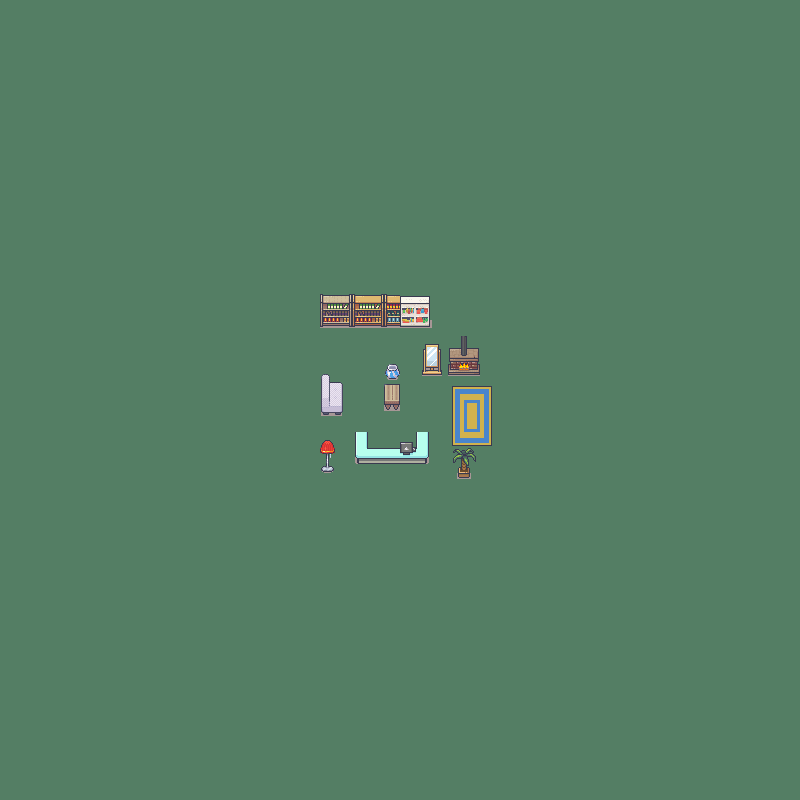

A level layout from a 2D game, rendered from its tile map. Below: a short description, then the map file with tile-grid data replaced by summaries:
An orthogonal 50x50 tile map with 16x16 px tiles, 3 tile layers (Ground, Details, Above), 2 tilesets and 12 objects (player_spawn, level_terminal).

<map version="1.10" tiledversion="1.12.1" orientation="orthogonal" renderorder="right-down" width="50" height="50" tilewidth="16" tileheight="16" infinite="0" nextlayerid="8" nextobjectid="16">
 <tileset firstgid="1" source="../../../shared_assets/tilesets/intro_forest.tsx" />
 <tileset firstgid="391" source="../tilesets/basic-interior.tsx" />
 <layer id="1" name="Ground" width="50" height="50">
  <data>[2500 cells, 2500 non-empty, 1 distinct tile ids]</data>
 </layer>
 <layer id="2" name="Details" width="50" height="50">
  <data>[2500 cells, 32 non-empty, 32 distinct tile ids]</data>
 </layer>
 <layer id="3" name="Above" width="50" height="50">
  <data>[2500 cells, 38 non-empty, 37 distinct tile ids]</data>
 </layer>
 <objectgroup id="4" name="Collision">
  <object id="2" x="320.04" y="294.037" width="109.014" height="32.004" />
  <object id="3" x="451.056" y="351.044" width="30.0038" height="22.0028" />
  <object id="4" x="425.053" y="347.043" width="16.002" height="26.0033" />
  <object id="5" x="388.049" y="369.046" width="9.00113" height="8.001" />
  <object id="6" x="386.048" y="386.048" width="14.0018" height="24.003" />
  <object id="7" x="323.04" y="378.047" width="20.0025" height="34.0043" />
  <object id="8" x="358.045" y="434.054" width="10.0013" height="25.0031" />
  <object id="9" x="369.046" y="449.056" width="59.0074" height="13.0016" />
  <object id="10" x="418.052" y="434.054" width="11.0014" height="16.002" />
  <object id="11" x="320.225" y="441.015" width="14.4947" height="31.6736" />
 </objectgroup>
 <objectgroup id="5" name="Spawn">
  <object id="12" name="player_spawn" x="359.415" y="344.115">
   <point />
  </object>
 </objectgroup>
 <objectgroup id="6" name="Interactions">
  <object id="13" name="level_terminal" x="406.12" y="451.215">
   <point />
  </object>
 </objectgroup>
 <objectgroup id="7" name="Transitions" />
</map>
